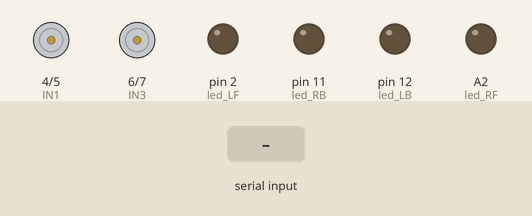
Recording of a sketch running on a simulated Arduino Uno, built with avr-gcc and run on an emulated ATmega328P. Parts: motor-driver pin pairs drawn as motors (green arrow = first pin HIGH = forward, orange = second pin HIGH = backward, longer = more drive), output pins drawn as LEDs (lit = HIGH). Inputs (shaded band) come from the test bench. What the sketch prints to the serial monitor is not drawn.

Above: at 2.3 s.
2.4 s: "1" received over Serial
At 2.9 s:
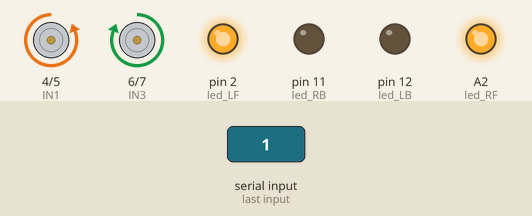
3.9 s: byte 52 (RIGHT) received over Serial
At 5.1 s:
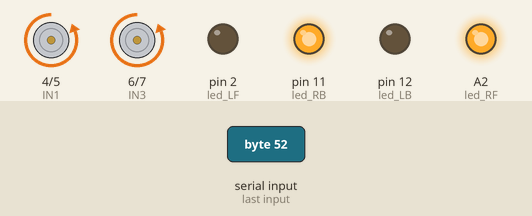
5.4 s: byte 51 (LEFT) received over Serial
At 6.3 s:
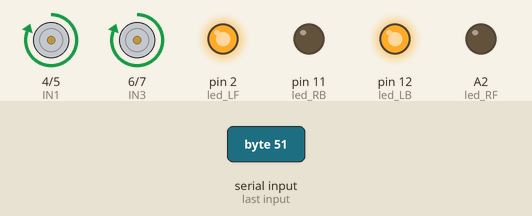
6.9 s: byte 54 (SPINCW) received over Serial
At 7.5 s:
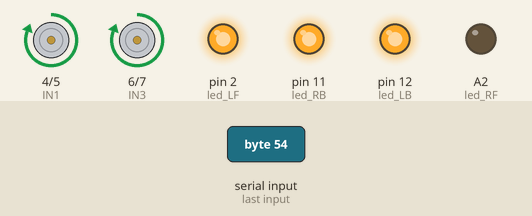
8.4 s: byte 53 (SPINCCW) received over Serial
At 9.6 s:
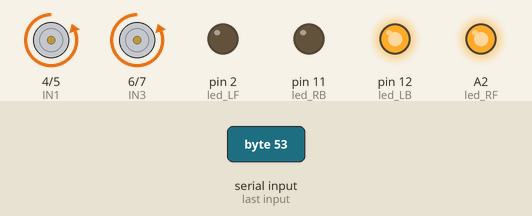
9.9 s: "2" received over Serial
At 11.0 s:
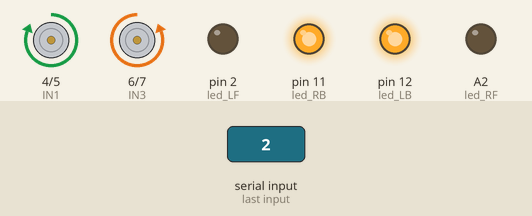
Timing chart, 0 to 12.4 s (numbered marks = the images above; inputs shaded):
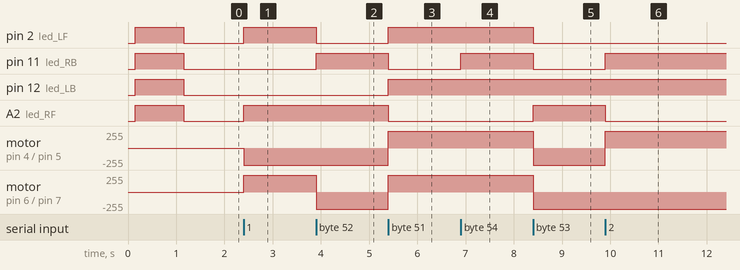

Measured:
- after the input at 2.4 s, pin 2 (led_LF), A2 (led_RF): LOW → HIGH at once; motor on pin 4 (IN1) / pin 5 (IN2): stopped → backward 255/255 at once; motor on pin 6 (IN3) / pin 7 (IN4): stopped → forward 255/255 at once
- after the input at 3.9 s, pin 2 (led_LF): HIGH → LOW at once; pin 11 (led_RB): LOW → HIGH at once; motor on pin 6 (IN3) / pin 7 (IN4): forward 255/255 → backward 255/255 at once
- after the input at 5.4 s, pin 2 (led_LF), pin 12 (led_LB): LOW → HIGH at once; pin 11 (led_RB), A2 (led_RF): HIGH → LOW at once; motor on pin 4 (IN1) / pin 5 (IN2), motor on pin 6 (IN3) / pin 7 (IN4): backward 255/255 → forward 255/255 at once
- after the input at 6.9 s, pin 11 (led_RB): LOW → HIGH at once
- after the input at 8.4 s, pin 2 (led_LF), pin 11 (led_RB): HIGH → LOW at once; A2 (led_RF): LOW → HIGH at once; motor on pin 4 (IN1) / pin 5 (IN2), motor on pin 6 (IN3) / pin 7 (IN4): forward 255/255 → backward 255/255 at once
- after the input at 9.9 s, pin 11 (led_RB): LOW → HIGH at once; A2 (led_RF): HIGH → LOW at once; motor on pin 4 (IN1) / pin 5 (IN2): backward 255/255 → forward 255/255 at once

The sketch:

main.ino
```cpp
//DRV8833 Pinout
#define IN1 4
#define IN2 5
#define IN3 6
#define IN4 7

// // Ultrasonic sensor
// const int trigPin = 10;
// const int echoPin = 9;
// float duration, distance;

const int led_LF = 2;
const int led_RF = A2;
const int led_LB = 12;
const int led_RB = 11;

// LEFT tracking module
// const int left_Track = A0;
// const int right_Track = A1;

// Android APP coding
#define SPINCW '6'
#define SPINCCW '5'
#define RIGHT '4'
#define LEFT '3'
#define BACK '2'
#define GO '1'
#define STOP '0'

//  turn left
void turnleft() {
  digitalWrite(IN1, HIGH);
  digitalWrite(IN2, LOW);
  digitalWrite(IN3, HIGH);
  digitalWrite(IN4, LOW);
}

// turn right
void turnright() {
  digitalWrite(IN1, LOW);
  digitalWrite(IN2, HIGH);
  digitalWrite(IN3, LOW);
  digitalWrite(IN4, HIGH);
}

// go ahead
void go() {
  digitalWrite(IN1, LOW);
  digitalWrite(IN2, HIGH);
  digitalWrite(IN3, HIGH);
  digitalWrite(IN4, LOW);
}

// go back
void back() {
  digitalWrite(IN1, HIGH);
  digitalWrite(IN2, LOW);
  digitalWrite(IN3, LOW);
  digitalWrite(IN4, HIGH);
}

// spinning in counter clockwise.
void spinCCW() {
  digitalWrite(IN1, LOW);
  digitalWrite(IN2, HIGH);
  digitalWrite(IN3, LOW);
  digitalWrite(IN4, HIGH);
}

// spinning in clockwise.
void spinCW() {
  digitalWrite(IN1, HIGH);
  digitalWrite(IN2, LOW);
  digitalWrite(IN3, HIGH);
  digitalWrite(IN4, LOW);
}

void initCar() {
  digitalWrite(IN1, LOW);
  digitalWrite(IN2, LOW);
  digitalWrite(IN3, LOW);
  digitalWrite(IN4, LOW);
}

// stop the car
void stopCar() {
  initCar();
}

// float get_distance() {
//   digitalWrite(trigPin, LOW);
//   delayMicroseconds(2);
//   digitalWrite(trigPin, HIGH);
//   delayMicroseconds(10);
//   digitalWrite(trigPin, LOW);

//   duration = pulseIn(echoPin, HIGH);
//   distance = (duration * 0.034) / 2;
//   return distance;
// }


void setup() {
  Serial.begin(9600);
  // Serial.println("Init ultrasonic sensor...");
  // pinMode(trigPin, OUTPUT);
  // pinMode(echoPin, INPUT);
  // delay(50);
  Serial.println("Init ultrasonic sensor...OK!");
  Serial.println("Init DRV8833 driver...");
  pinMode(IN1, OUTPUT);
  pinMode(IN2, OUTPUT);
  pinMode(IN3, OUTPUT);
  pinMode(IN4, OUTPUT);
  delay(50);
  Serial.println("Init DRV8833 driver...OK!");
  Serial.println("Init LED...");
  pinMode(led_LF, OUTPUT);
  pinMode(led_RF, OUTPUT);
  pinMode(led_LB, OUTPUT);
  pinMode(led_RB, OUTPUT);

  delay(50);
  Serial.println("Init LED...OK!");
  Serial.println("Init Car functions...");
  initCar();
  delay(50);
  digitalWrite(led_LF, HIGH);
  digitalWrite(led_RF, HIGH);
  digitalWrite(led_LB, HIGH);
  digitalWrite(led_RB, HIGH);
  delay(1000);
  digitalWrite(led_LF, LOW);
  digitalWrite(led_RF, LOW);
  digitalWrite(led_LB, LOW);
  digitalWrite(led_RB, LOW);

  Serial.println("Car initializing finished!!!.");
}

char ch;

void loop() {
  // Serial.print("Currnet DISTANCE: ");
  // Serial.println(get_distance());
  if (Serial.available() > 0) {
    ch = Serial.read();

    if (ch == GO) {
      digitalWrite(led_LF, LOW);
      digitalWrite(led_RF, LOW);
      digitalWrite(led_RF, LOW);
      digitalWrite(led_RB, LOW);
      go();
      digitalWrite(led_LF, HIGH);
      digitalWrite(led_RF, HIGH);
    } else if (ch == BACK) {
      digitalWrite(led_LF, LOW);
      digitalWrite(led_RF, LOW);
      digitalWrite(led_RF, LOW);
      digitalWrite(led_RB, LOW);
      back();
      digitalWrite(led_LB, HIGH);
      digitalWrite(led_RB, HIGH);

    } else if (ch == RIGHT) {
      digitalWrite(led_LF, LOW);
      digitalWrite(led_RF, LOW);
      digitalWrite(led_RF, LOW);
      digitalWrite(led_RB, LOW);
      turnright();
      digitalWrite(led_RF, HIGH);
      digitalWrite(led_RB, HIGH);

    } else if (ch == LEFT) {
      digitalWrite(led_LF, LOW);
      digitalWrite(led_RF, LOW);
      digitalWrite(led_RF, LOW);
      digitalWrite(led_RB, LOW);
      turnleft();
      digitalWrite(led_LF, HIGH);
      digitalWrite(led_LB, HIGH);

    } else if (ch == STOP) {
      digitalWrite(led_LF, LOW);
      digitalWrite(led_RF, LOW);
      digitalWrite(led_RF, LOW);
      digitalWrite(led_RB, LOW);
      stopCar();
      digitalWrite(led_LF, LOW);
      digitalWrite(led_LB, LOW);
      digitalWrite(led_RF, LOW);
      digitalWrite(led_RB, LOW);

    } else if (ch == SPINCW) {
      digitalWrite(led_LF, LOW);
      digitalWrite(led_RF, LOW);
      digitalWrite(led_RF, LOW);
      digitalWrite(led_RB, LOW);
      spinCW();
      digitalWrite(led_LF, HIGH);
      digitalWrite(led_RB, HIGH);
    } else if (ch == SPINCCW) {
      digitalWrite(led_LF, LOW);
      digitalWrite(led_RF, LOW);
      digitalWrite(led_RF, LOW);
      digitalWrite(led_RB, LOW);
      spinCCW();
      digitalWrite(led_RF, HIGH);
      digitalWrite(led_LB, HIGH);
    }
  }
}
```
